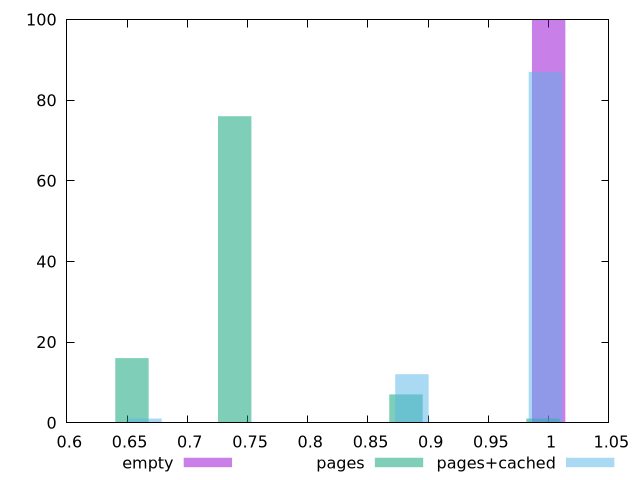

The gnuplot source for this figure:
$_empty <<EOF
1 100
EOF
$_pages <<EOF
0.9953037744200587 1
0.8815547716291948 7
0.6540567660474671 16
0.739368518140615 76
EOF
$_pagesCached <<EOF
0.6648779375353567 1
0.886503916713809 12
0.9973169063030352 87
EOF
set key outside below
set terminal pngcairo
set output "report_00004_2020-11-02T20-21-41.718Z/unminified-css/unminified-css_empty_pages_pages+cached+hist.png"
set boxwidth 0.02770324739730653
set style fill transparent solid 0.5 noborder
set yrange [0:100]
plot $_empty title "empty" with boxes ,$_pages title "pages" with boxes ,$_pagesCached title "pages+cached" with boxes ,
